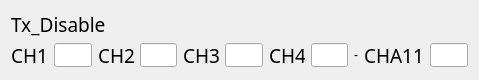
    <widget class="QWidget" name="gridLayoutWidget_5">
     <property name="geometry">
      <rect>
       <x>20</x>
       <y>800</y>
       <width>479</width>
       <height>80</height>
      </rect>
     </property>
     <layout class="QGridLayout" name="gridLayout_E">
      <item row="1" column="5">
       <widget class="QLineEdit" name="lineEdit_E_13">
        <property name="maximumSize">
         <size>
          <width>39</width>
          <height>24</height>
         </size>
        </property>
       </widget>
      </item>
      <item row="1" column="6">
       <widget class="QLabel" name="label_temp_58">
        <property name="maximumSize">
         <size>
          <width>36</width>
          <height>24</height>
         </size>
        </property>
        <property name="font">
         <font>
          <family>黑体</family>
          <pointsize>14</pointsize>
         </font>
        </property>
        <property name="text">
         <string>CH4</string>
        </property>
       </widget>
      </item>
      <item row="1" column="9">
       <widget class="QLabel" name="label_temp_56">
        <property name="maximumSize">
         <size>
          <width>100</width>
          <height>24</height>
         </size>
        </property>
        <property name="font">
         <font>
          <family>黑体</family>
          <pointsize>14</pointsize>
         </font>
        </property>
        <property name="text">
         <string>CHA11</string>
        </property>
       </widget>
      </item>
      <item row="0" column="0" colspan="4">
       <widget class="QLabel" name="label_temp_45">
        <property name="maximumSize">
         <size>
          <width>1000</width>
          <height>24</height>
         </size>
        </property>
        <property name="font">
         <font>
          <family>黑体</family>
          <pointsize>14</pointsize>
         </font>
        </property>
        <property name="text">
         <string>Tx_Disable</string>
        </property>
       </widget>
      </item>
      <item row="1" column="7">
       <widget class="QLineEdit" name="lineEdit_E_14">
        <property name="maximumSize">
         <size>
          <width>39</width>
          <height>24</height>
         </size>
        </property>
       </widget>
      </item>
      <item row="1" column="0">
       <widget class="QLabel" name="label_temp_41">
        <property name="maximumSize">
         <size>
          <width>39</width>
          <height>24</height>
         </size>
        </property>
        <property name="font">
         <font>
          <family>黑体</family>
          <pointsize>14</pointsize>
         </font>
        </property>
        <property name="text">
         <string>CH1</string>
        </property>
       </widget>
      </item>
      <item row="1" column="2">
       <widget class="QLabel" name="label_temp_46">
        <property name="maximumSize">
         <size>
          <width>36</width>
          <height>24</height>
         </size>
        </property>
        <property name="font">
         <font>
          <family>黑体</family>
          <pointsize>14</pointsize>
         </font>
        </property>
        <property name="text">
         <string>CH2</string>
        </property>
       </widget>
      </item>
      <item row="1" column="10">
       <widget class="QLineEdit" name="lineEdit_E_15">
        <property name="maximumSize">
         <size>
          <width>39</width>
          <height>24</height>
         </size>
        </property>
       </widget>
      </item>
      <item row="1" column="1">
       <widget class="QLineEdit" name="lineEdit_E_11">
        <property name="maximumSize">
         <size>
          <width>39</width>
          <height>24</height>
         </size>
        </property>
       </widget>
      </item>
      <item row="1" column="4">
       <widget class="QLabel" name="label_temp_57">
        <property name="maximumSize">
         <size>
          <width>36</width>
          <height>24</height>
         </size>
        </property>
        <property name="font">
         <font>
          <family>黑体</family>
          <pointsize>14</pointsize>
         </font>
        </property>
        <property name="text">
         <string>CH3</string>
        </property>
       </widget>
      </item>
      <item row="1" column="3">
       <widget class="QLineEdit" name="lineEdit_E_12">
        <property name="maximumSize">
         <size>
          <width>39</width>
          <height>24</height>
         </size>
        </property>
       </widget>
      </item>
      <item row="1" column="8">
       <widget class="QLabel" name="label_5">
        <property name="palette">
         <palette>
          <active>
           <colorrole role="Text">
            <brush brushstyle="SolidPattern">
             <color alpha="255">
              <red>255</red>
              <green>255</green>
              <blue>255</blue>
             </color>
            </brush>
           </colorrole>
           <colorrole role="PlaceholderText">
            <brush brushstyle="SolidPattern">
             <color alpha="128">
              <red>255</red>
              <green>255</green>
              <blue>255</blue>
             </color>
            </brush>
           </colorrole>
          </active>
          <inactive>
           <colorrole role="Text">
            <brush brushstyle="SolidPattern">
             <color alpha="255">
              <red>255</red>
              <green>255</green>
              <blue>255</blue>
             </color>
            </brush>
           </colorrole>
           <colorrole role="PlaceholderText">
            <brush brushstyle="SolidPattern">
             <color alpha="128">
              <red>255</red>
              <green>255</green>
              <blue>255</blue>
             </color>
            </brush>
           </colorrole>
          </inactive>
          <disabled>
           <colorrole role="Text">
            <brush brushstyle="SolidPattern">
             <color alpha="255">
              <red>120</red>
              <green>120</green>
              <blue>120</blue>
             </color>
            </brush>
           </colorrole>
           <colorrole role="PlaceholderText">
            <brush brushstyle="SolidPattern">
             <color alpha="128">
              <red>0</red>
              <green>0</green>
              <blue>0</blue>
             </color>
            </brush>
           </colorrole>
          </disabled>
         </palette>
        </property>
        <property name="text">
         <string>-</string>
        </property>
       </widget>
      </item>
     </layout>
    </widget>
